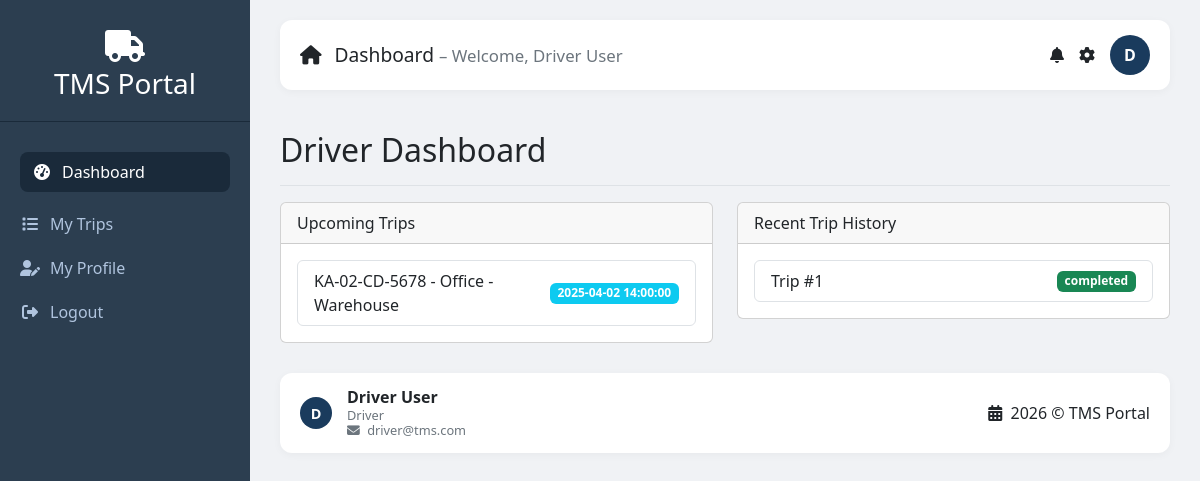
The page /driver/dashboard.php (signed in) on the database its author committed.
### tables this page shows
CREATE TABLE `trips` (
  `id` int(11) NOT NULL,
  `vehicle_id` int(11) NOT NULL,
  `driver_id` int(11) NOT NULL,
  `route_id` int(11) NOT NULL,
  `allocation_id` int(11) DEFAULT NULL,
  `trip_date` date NOT NULL,
  `departure_time` time NOT NULL,
  `arrival_time` time DEFAULT NULL,
  `distance_traveled` decimal(10,2) DEFAULT NULL,
  `fuel_consumed` decimal(10,2) DEFAULT NULL,
  `status` enum('scheduled','ongoing','completed','cancelled') NOT NULL DEFAULT 'scheduled',
  `created_by` int(11) NOT NULL,
  `created_at` timestamp NOT NULL DEFAULT current_timestamp(),
  `updated_at` timestamp NULL DEFAULT NULL ON UPDATE current_timestamp()
);

CREATE TABLE `vehicles` (
  `id` int(11) NOT NULL,
  `registration_number` varchar(20) NOT NULL,
  `model` varchar(50) NOT NULL,
  `make` varchar(50) NOT NULL,
  `year` int(4) NOT NULL,
  `capacity` int(11) DEFAULT NULL,
  `fuel_type` enum('Petrol','Diesel','Electric','Hybrid') DEFAULT 'Petrol',
  `status` enum('active','inactive','under_maintenance') NOT NULL DEFAULT 'active',
  `current_odometer` int(11) DEFAULT 0,
  `last_service_date` date DEFAULT NULL,
  `next_service_date` date DEFAULT NULL,
  `created_at` timestamp NOT NULL DEFAULT current_timestamp(),
  `updated_at` timestamp NULL DEFAULT NULL ON UPDATE current_timestamp()
);

CREATE TABLE `routes` (
  `id` int(11) NOT NULL,
  `name` varchar(100) NOT NULL,
  `start_location` varchar(100) NOT NULL,
  `end_location` varchar(100) NOT NULL,
  `distance` decimal(10,2) NOT NULL,
  `estimated_duration` int(11) NOT NULL COMMENT 'in minutes',
  `created_at` timestamp NOT NULL DEFAULT current_timestamp(),
  `updated_at` timestamp NULL DEFAULT NULL ON UPDATE current_timestamp()
);

### driver/dashboard.php (the view, shortened to what this page needs)
<?php
require_once '../includes/header.php';
$driver = getDriverByUserId($_SESSION['user_id']);
$upcoming = $pdo->prepare("SELECT t.*, v.registration_number, r.name as route_name FROM trips t JOIN vehicles v ON t.vehicle_id=v.id JOIN routes r ON t.route_id=r.id WHERE t.driver_id=? AND t.status IN ('scheduled','ongoing') ORDER BY t.trip_date ASC");
$upcoming->execute([$driver['id']]);
$upcoming = $upcoming->fetchAll();
$history = $pdo->prepare("SELECT * FROM trips WHERE driver_id=? AND status IN ('completed','cancelled') ORDER BY trip_date DESC LIMIT 5");
$history->execute([$driver['id']]);
$history = $history->fetchAll();
?>
<div class="d-flex justify-content-between flex-wrap flex-md-nowrap align-items-center pt-3 pb-2 mb-3 border-bottom"><h1 class="h2">Driver Dashboard</h1></div>
<div class="row">
    <div class="col-md-6"><div class="card"><div class="card-header">Upcoming Trips</div><div class="card-body"><?php if(empty($upcoming)) echo '<p class="text-muted">No upcoming trips.</p>'; else { echo '<ul class="list-group">'; foreach($upcoming as $t) echo '<li class="list-group-item d-flex justify-content-between align-items-center">'.htmlspecialchars($t['registration_number']).' - '.htmlspecialchars($t['route_name']).' <span class="badge bg-info">'.$t['trip_date'].' '.$t['departure_time'].'</span></li>'; echo '</ul>'; } ?></div></div></div>
    <div class="col-md-6"><div class="card"><div class="card-header">Recent Trip History</div><div class="card-body"><?php if(empty($history)) echo '<p class="text-muted">No history.</p>'; else { echo '<ul class="list-group">'; foreach($history as $t) echo '<li class="list-group-item d-flex justify-content-between align-items-center">Trip #'.$t['id'].' <span class="badge bg-'.($t['status']=='completed'?'success':'danger').'">'.$t['status'].'</span></li>'; echo '</ul>'; } ?></div></div></div>
</div>
<?php require_once '../includes/footer.php'; ?>

### includes/header.php (style rules this page uses)
* { margin: 0; padding: 0; box-sizing: border-box; }
body { background: #f0f2f5; font-family: 'Segoe UI', Tahoma, Geneva, Verdana, sans-serif; }

### rows shown on the page
trips: vehicle.registration_number "KA-02-CD-5678", route.name "Office - Warehouse", trip_date "2025-04-02", departure_time "14:00:00"
trips: id "1", status "completed"

### other values the page prints
$item[0] "Dashboard"
$item[0] "My Trips"
$item[0] "My Profile"
$currentPage "Dashboard"
$_SESSION['name'] "Driver User"
substr($_SESSION['name'], 0, 1) "D"
$_SESSION['role'] "Driver"
$_SESSION['email'] "driver@tms.com"
